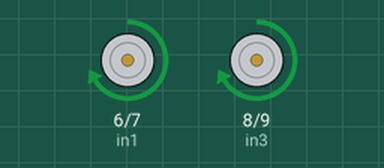
A sketch run on a simulated Arduino Uno, built with avr-gcc and run on an emulated ATmega328P. Parts: motor-driver pin pairs drawn as motors (green arrow = first pin HIGH = forward, orange = second pin HIGH = backward, longer = more drive, scaled by the enable pin).

Above: at 1.0 s.
At 4.5 s:
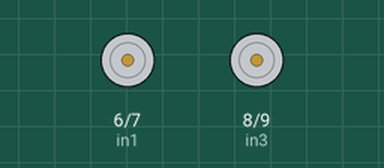
At 19.2 s:
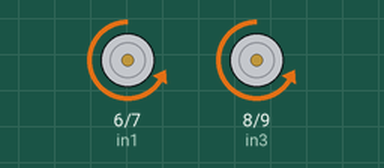
Timing chart, 0 to 21.1 s (numbered marks = the images above):
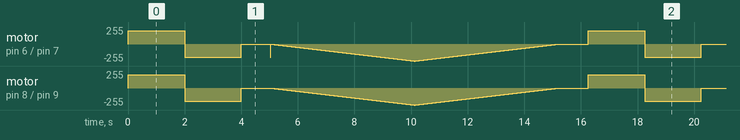

The sketch:

TestDCMotors.ino
```cpp
// Motor A

const int enA = 11;
const int in1 = 6;
const int in2 = 7;

const int enB = 10;
const int in3 = 8;
const int in4 = 9;

void setup() {
  // Set all the motor control pins to outputs
  pinMode(enA, OUTPUT);
  pinMode(enB, OUTPUT);
  pinMode(in1, OUTPUT);
  pinMode(in2, OUTPUT);
  pinMode(in3, OUTPUT);
  pinMode(in4, OUTPUT);
}

void demoOne()
{
// this function will run the motors in both directions at a fixed speed
 // turn on motor A
 digitalWrite(in1, HIGH);
 digitalWrite(in2, LOW);
 // set speed to 200 out of possible range 0~255
 analogWrite(enA, 200);
 // turn on motor B
 digitalWrite(in3, HIGH);
 digitalWrite(in4, LOW);
 // set speed to 200 out of possible range 0~255
 analogWrite(enB, 200);
 delay(2000);
 // now change motor directions
 digitalWrite(in1, LOW);
 digitalWrite(in2, HIGH);
 digitalWrite(in3, LOW);
 digitalWrite(in4, HIGH);
 delay(2000);
 // now turn off motors
 digitalWrite(in1, LOW);
 digitalWrite(in2, LOW);
 digitalWrite(in3, LOW);
 digitalWrite(in4, LOW);
}

void demoTwo()
{
 // this function will run the motors across the range of possible speeds
 // note that maximum speed is determined by the motor itself and the operating voltage
 // the PWM values sent by analogWrite() are fractions of the maximum speed possible
 // by your hardware
 // turn on motors
 digitalWrite(in1, LOW);
 digitalWrite(in2, HIGH);
 digitalWrite(in3, LOW);
 digitalWrite(in4, HIGH);
 // accelerate from zero to maximum speed
 for (int i = 0; i < 256; i++)
 {
 analogWrite(enA, i);
 analogWrite(enB, i);
 delay(20);
 }
 // decelerate from maximum speed to zero
 for (int i = 255; i >= 0; --i)
 {
 analogWrite(enA, i);
 analogWrite(enB, i);
 delay(20);
 }
 // now turn off motors
 digitalWrite(in1, LOW);
 digitalWrite(in2, LOW);
 digitalWrite(in3, LOW);
 digitalWrite(in4, LOW);
}

void loop()
{
 demoOne();
 delay(1000);
 demoTwo();
 delay(1000);
}
```
